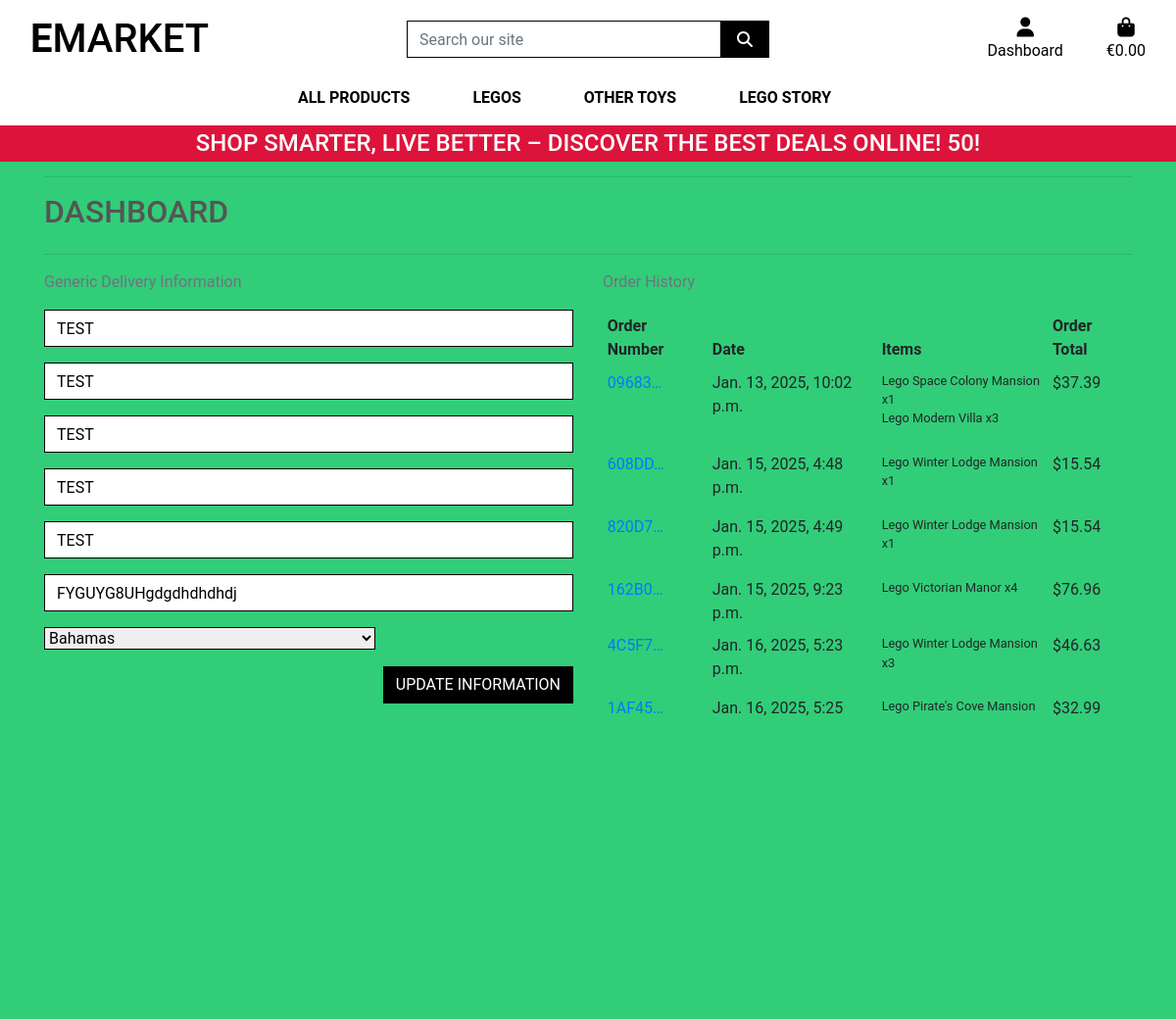
Screenshot of /profile/ (signed in) with the database file from the repository.
### profiles/models.py (models this page shows, shortened)
class UserProfile(models.Model):
    user = models.OneToOneField(User, on_delete=models.CASCADE)
    default_phone_number = models.CharField(max_length=20,
                                            null=True, blank=True)
    default_street_address1 = models.CharField(max_length=80,
                                               null=True, blank=True)
    default_street_address2 = models.CharField(max_length=80,
                                               null=True, blank=True)
    default_town_or_city = models.CharField(max_length=40,
                                            null=True, blank=True)
    default_county = models.CharField(max_length=80,
                                      null=True, blank=True)
    default_postcode = models.CharField(max_length=20,
                                        null=True, blank=True)
    default_country = CountryField(blank_label='Country',
                                   null=True, blank=True)

### checkout/models.py (models this page shows, shortened)
class Order(models.Model):
    order_number = models.CharField(max_length=32, null=False, editable=False)
    user_profile = models.ForeignKey(UserProfile, on_delete=models.SET_NULL,
                                     null=True, blank=True,
                                     related_name='orders')
    full_name = models.CharField(max_length=50, null=False, blank=False)
    email = models.EmailField(max_length=254, null=False, blank=False)
    phone_number = models.CharField(max_length=20, null=False, blank=False)
    country = CountryField(blank_label='Country *', null=False, blank=False)
    postcode = models.CharField(max_length=20, null=True, blank=True)
    town_or_city = models.CharField(max_length=40, null=False, blank=False)
    street_address1 = models.CharField(max_length=80, null=False, blank=False)
    street_address2 = models.CharField(max_length=80, null=True, blank=True)
    county = models.CharField(max_length=80, null=True, blank=True)
    date = models.DateTimeField(auto_now_add=True)
    delivery_cost = models.DecimalField(max_digits=6, decimal_places=2,
                                        null=False, default=0)
    order_total = models.DecimalField(max_digits=10, decimal_places=2,
                                      null=False, default=0)
    grand_total = models.DecimalField(max_digits=10, decimal_places=2,
                                      null=False, default=0)
    original_bag = models.TextField(null=False, blank=False, default='')
    stripe_pid = models.CharField(max_length=254, null=False, blank=False,
                                  default='')

class OrderLineItem(models.Model):
    order = models.ForeignKey(Order, null=False, blank=False,
                              on_delete=models.CASCADE,
                              related_name='lineitems')
    product = models.ForeignKey(Product, null=False, blank=False,
                                on_delete=models.CASCADE)
    product_size = models.CharField(max_length=2, null=True,
                                    blank=True)  # XS, S, M, L, XL
    quantity = models.IntegerField(null=False, blank=False, default=0)
    lineitem_total = models.DecimalField(max_digits=6, decimal_places=2,
                                         null=False, blank=False,
                                         editable=False)

### products/models.py (models this page shows, shortened)
class Product(models.Model):
    category = models.ForeignKey('Category', null=True, blank=True, on_delete=models.SET_NULL)
    name = models.CharField(max_length=254)
    description = models.TextField()
    price = models.DecimalField(max_digits=6, decimal_places=2)
    age = models.CharField(max_length=50, null=True, blank=True)
    image = models.ImageField(null=True, blank=True)

### profiles/views.py (the view)
# urls.py: path('profile/', include('profiles.urls')),
@login_required
def profile(request):
    profile = get_object_or_404(UserProfile, user=request.user)
    if request.method == 'POST':
        form = UserProfileForm(request.POST, instance=profile)
        if form.is_valid():
            form.save()
            messages.success(request, 'Profile updated successfully')
        else:
            messages.error(request,
                           ('Update failed. Please ensure '
                            'the form is valid.'))
    else:
        form = UserProfileForm(instance=profile)
    orders = profile.orders.all()
    template = 'profiles/profile.html'
    context = {
        'form': form,
        'orders': orders,
        'on_profile_page': True
    }
    return render(request, template, context)

### bag/contexts.py (called while the page is built, shortened)
def bag_contents(request):
    bag_items = []
    total = 0
    product_count = 0
    bag = request.session.get('bag', {})
    if total < settings.FREE_DELIVERY_THRESHOLD:
        delivery = total * Decimal(settings.STANDARD_DELIVERY_PERCENTAGE / 100)
        free_delivery_delta = settings.FREE_DELIVERY_THRESHOLD - total
    else:
        delivery = 0
        free_delivery_delta = 0
    grand_total = delivery + total
    context = {
        'bag_items': bag_items,
        'total': total,
        'product_count': product_count,
        'delivery': delivery,
        'free_delivery_delta': free_delivery_delta,
        'free_delivery_threshold': settings.FREE_DELIVERY_THRESHOLD,
        'grand_total': grand_total,
    }
    return context

### profiles/templates/profiles/profile.html (shortened to what this page needs)
{% extends "base.html" %}
{% load static %}
{% block extra_css %}
    <link rel="stylesheet" href="{% static 'profiles/css/profile.css' %}">
{% endblock %}
{% block page_header %}
    <div class="container header-container">
    </div>
{% endblock %}
{% block content %}
    <div class="overlay"></div>
    <div class="container">
        <div class="row">
            <div class="col">
                <hr>
                <h2 class="logo-font mb-4">Dashboard</h2>
                <hr>
            </div>
        </div>
        <div class="row">
            <div class="col-12 col-lg-6">
                <p class="text-muted">Generic Delivery Information</p>
                <form class="mt-3" action="{% url 'profile' %}" method="POST" id="profile-update-form">
                    {{ form|crispy }}
                    <button class="btn btn-black rounded-0 text-uppercase float-right">Update Information</button>
                </form>
            </div>
            <div class="col-12 col-lg-6">
                <p class="text-muted">Order History</p>
                <div class="order-history table-responsive">
                    <table class="table table-sm table-borderless">
                        <thead>
                            <tr>
                                <th>Order Number</th>
                                <th>Date</th>
                                <th>Items</th>
                                <th>Order Total</th>
                            </tr>
                        </thead>
                        <tbody>
                            {% for order in orders %}
                                <tr>
                                    <td>
                                        <a href="{% url 'order_history' order.order_number %}"
                                        title="{{ order.order_number }}">
                                            {{ order.order_number|truncatechars:6 }}
                                        </a>
                                    </td>
                                    <td>{{ order.date }}</td>
                                    <td>
                                        <ul class="list-unstyled">
                                            {% for item in order.lineitems.all %}
                                                <li class="small">
                                                    {{ item.product.name }} x{{ item.quantity }}
                                                </li>
                                            {% endfor %}
                                        </ul>
                                    </td>
                                    <td>${{ order.grand_total }}</td>
                                </tr>
                            {% endfor %}
                        </tbody>
                    </table>
                </div>
            </div>
        </div>
    </div>
{% endblock %}

### static/css/base.css (style rules this page uses)
html { height: 100%; }
body { background: url('/media/duplo-1981724.jpg') no-repeat center center fixed; background-size: cover; height: calc(100vh - 164px); color: #555; font-family: 'Roboto'; }
.logo-font { text-transform: uppercase; }
.btn-black { background: black; color: white; }
.border-black { border: 1px solid black !important; }
.overlay { min-height: 100%; width: 100%; top: 0; left: 0; position: fixed; background: rgb(50, 205, 120); z-index: -1; }
@media (min-width: 992px) { .header-container { padding-top: 164px; } }

### profiles/static/profiles/css/profile.css (style rules this page uses)
.order-history { max-height: 416px; overflow-y: auto; }
#profile-update-form .form-control { color: #000; }
#profile-update-form input::placeholder { color: #aab7c4; }
#id_default_country, #id_default_country option:not(:first-child) { color: #000; }

### rows the page displays
UserProfile: default_phone_number "TEST", default_street_address1 "TEST", default_street_address2 "TEST", default_town_or_city "TEST", default_county "TEST", default_postcode "FYGUYG8UHgdgdhdhdhdj", default_country "Bahamas"
Order: order_number "09683…", date "Jan. 13, 2025, 10:02 p.m.", grand_total "37.39"
OrderLineItem: product.name "Lego Space Colony Mansion", quantity "1"
OrderLineItem: product.name "Lego Modern Villa", quantity "3"
Order: order_number "608DD…", date "Jan. 15, 2025, 4:48 p.m.", grand_total "15.54"
OrderLineItem: product.name "Lego Winter Lodge Mansion", quantity "1"
Order: order_number "820D7…", date "Jan. 15, 2025, 4:49 p.m.", grand_total "15.54"
OrderLineItem: product.name "Lego Winter Lodge Mansion", quantity "1"
Order: order_number "162B0…", date "Jan. 15, 2025, 9:23 p.m.", grand_total "76.96"
OrderLineItem: product.name "Lego Victorian Manor", quantity "4"
Order: order_number "4C5F7…", date "Jan. 16, 2025, 5:23 p.m.", grand_total "46.63"
OrderLineItem: product.name "Lego Winter Lodge Mansion", quantity "3"
Order: order_number "1AF45…", date "Jan. 16, 2025, 5:25…", grand_total "32.99"
OrderLineItem: product.name "Lego Pirate's Cove Mansion"

### other values shown
{{ free_delivery_threshold }} "50"
